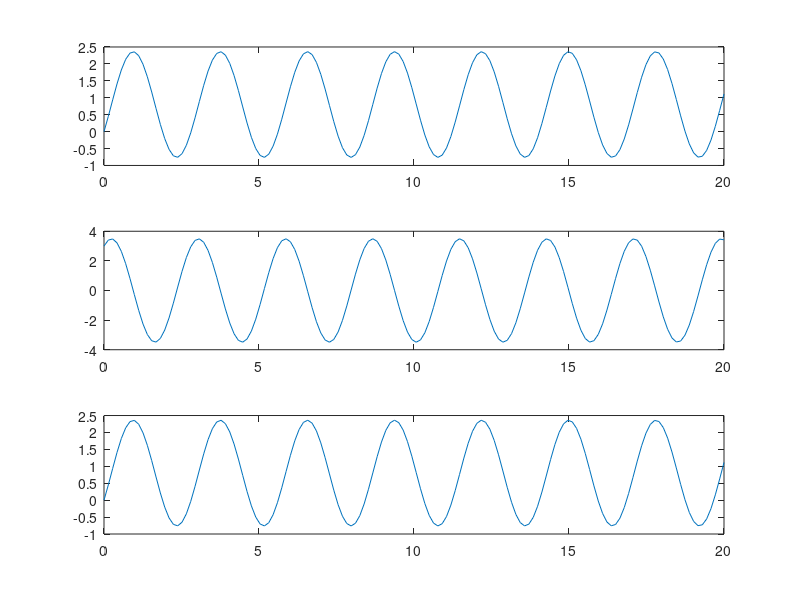

Here is the MATLAB script that generated this plot:
clear all;
close all;
clc;
t=0:0.01:1;
H=tf([3 4],[1 0 5]);
figure(1);
subplot(3,1,1);
[y,t]=step(H);
plot(t,y);
subplot(3,1,2);
[y1,t]=impulse(H);
plot(t,y1);
subplot(3,1,3);
u=square(0.1*t)
[y3,t]=lsim(H,u,t);
plot(t,y3);